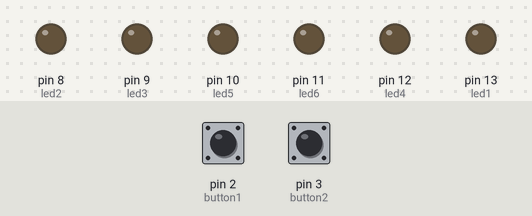
Bench run of a sketch on a simulated Arduino Uno, built with avr-gcc and run on an emulated ATmega328P. Parts: output pins drawn as LEDs (lit = HIGH). The test bench sets the inputs (shaded band); at power-on: pin 2 (button1) HIGH, pin 3 (button2) HIGH.

Above: at 1.2 s.
1.3 s: pin 2 (button1) pulled LOW for 0.15 s
At 2.2 s:
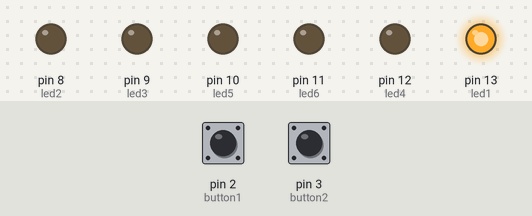
2.9 s: pin 3 (button2) pulled LOW for 0.15 s
At 3.4 s:
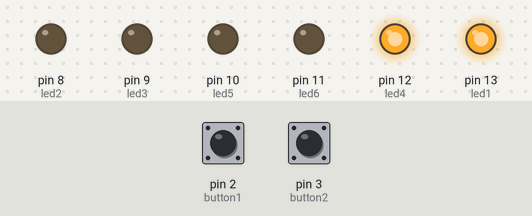
4.5 s: pin 2 (button1) pulled LOW for 1 s
At 6.4 s:
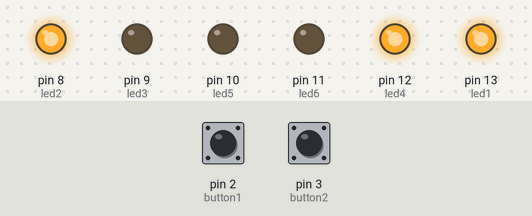
7.0 s: pin 3 (button2) pulled LOW for 1 s
At 8.3 s:
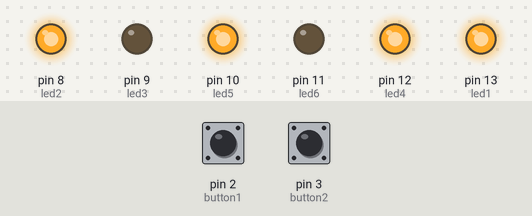
9.5 s: pin 2 (button1) pulled LOW for 0.15 s
At 10.8 s:
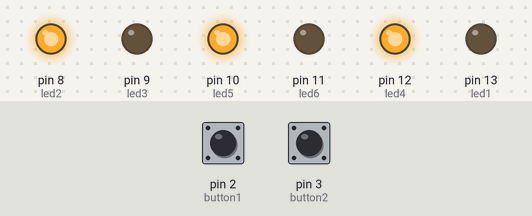
11.1 s: pin 3 (button2) pulled LOW for 0.15 s
At 12.1 s:
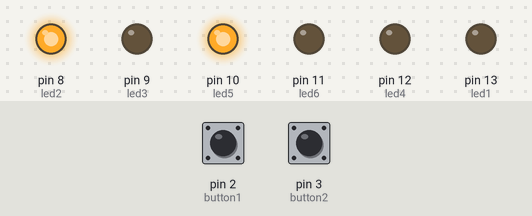
Timing chart, 0 to 13.7 s (numbered marks = the images above; inputs shaded):
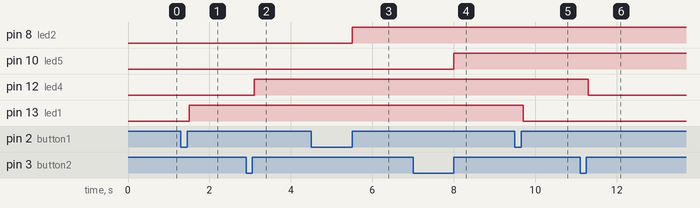

Measured:
- after the input at 1.3 s, pin 13 (led1): LOW → HIGH after 0.20 s
- after the input at 2.9 s, pin 12 (led4): LOW → HIGH after 0.20 s
- after the input at 4.5 s, pin 8 (led2): LOW → HIGH after 1.0 s
- after the input at 7.0 s, pin 10 (led5): LOW → HIGH after 1.0 s
- after the input at 9.5 s, pin 13 (led1): HIGH → LOW after 0.20 s
- after the input at 11.1 s, pin 12 (led4): HIGH → LOW after 0.20 s

The sketch:

_2_Button_Multiclick.ino
```cpp
#define button1 2
#define button2 3
#define led1 13   // this is actually led1 and relay 1
#define led2 8
#define led3 9
#define led4 12    // this is actually led2 and relay 2
#define led5 10
#define led6 11


// LED variables
boolean ledVal1 = false;    // state of LED 1
boolean ledVal2 = false;    // state of LED 2
boolean ledVal3 = false;    // state of LED 3
boolean ledVal4 = false;    // state of LED 4
boolean ledVal5 = false;    // state of LED 5
boolean ledVal6 = false;    // state of LED 6


//=================================================

void setup() {

   // Setup button input pin 1
   pinMode(button1, INPUT);
   digitalWrite(button1, HIGH );

   // Setup button input pin 2
   pinMode(button2, INPUT);
   digitalWrite(button2, HIGH );


   // Setup LED output pins
   pinMode(led1, OUTPUT);
   digitalWrite(led1, ledVal1);
   pinMode(led2, OUTPUT);
   digitalWrite(led2, ledVal2);
   pinMode(led3, OUTPUT);
   digitalWrite(led3, ledVal3);
   pinMode(led4, OUTPUT);
   digitalWrite(led4, ledVal4);
   pinMode(led5, OUTPUT);
   digitalWrite(led5, ledVal5);
   pinMode(led6, OUTPUT);
   digitalWrite(led6, ledVal6);


}

void loop() {

   // Get button event and act accordingly
   int b1 = checkButton1();
   if (b1 == 1) clickEvent1();
   // double click was b2 == 2 but its kind of whack for our purposes
   if (b1 == 3) holdEvent1();
   if (b1 == 4) longHoldEvent1();

   int b2 = checkButton2();
   if (b2 == 1) clickEvent2();
   // double click was b2 == 2 but its kind of whack for our purposes
   if (b2 == 3) holdEvent2();
   if (b2 == 4) longHoldEvent2();

}

//=================================================
// Setup button 1 events

void clickEvent1() {

  ledVal1 = !ledVal1;
  digitalWrite(led1, ledVal1);

  if (ledVal1 == HIGH)
  {
    digitalWrite(led1, HIGH);
  }
  else
  {
    digitalWrite(led1, LOW);
  }
}

void holdEvent1() {

  ledVal2 = !ledVal2;
  digitalWrite(led2, ledVal2);

  if (ledVal2 == HIGH)
  {

  }
  else
  {

  }
}

void longHoldEvent1() {

  ledVal3 = !ledVal3;
  digitalWrite(led3, ledVal3);

  if (ledVal3 == HIGH)
  {
  }
  else
  {
  }
}


//=================================================
// Setup button 2 events

void clickEvent2() {

  ledVal4 = !ledVal4;
  digitalWrite(led4, ledVal4);

  if (ledVal4 == HIGH)
  {
    digitalWrite(led4, HIGH);
  }
  else
  {
    digitalWrite(led4, LOW);
    }

}

void holdEvent2() {

  ledVal5 = !ledVal5;
  digitalWrite(led5, ledVal5);

  if (ledVal5 == HIGH)
  {
  }
  else
  {
  }
}

void longHoldEvent2() {

  ledVal6 = !ledVal6;
  digitalWrite(led6, ledVal6);

  if (ledVal6 == HIGH)
  {
  }
  else
  {
  }
}


//=================================================
//  MULTI-CLICK:  One Button, Multiple Events

// Button timing variables
int debounce = 20;          // ms debounce period to prevent flickering when pressing or releasing the button
int DCgap = 50;            // max ms between clicks for a double click event
int holdTime = 1000;        // ms hold period: how long to wait for press+hold event
int longHoldTime = 2500;    // ms long hold period: how long to wait for press+hold event

// Button1 variables
boolean buttonVal1 = HIGH;   // value read from button1
boolean buttonLast1 = HIGH;  // buffered value of the button's previous state
boolean DCwaiting1 = false;  // whether we're waiting for a double click (down)
boolean DConUp1 = false;     // whether to register a double click on next release, or whether to wait and click
boolean singleOK1 = true;    // whether it's OK to do a single click
long downTime1 = -1;         // time the button was pressed down
long upTime1 = -1;           // time the button was released
boolean ignoreUp1 = false;   // whether to ignore the button release because the click+hold was triggered
boolean waitForUp1 = false;        // when held, whether to wait for the up event
boolean holdEventPast1 = false;    // whether or not the hold event happened already
boolean longHoldEventPast1 = false;// whether or not the long hold event happened already

// Button2 variables
boolean buttonVal2 = HIGH;   // value read from button1
boolean buttonLast2 = HIGH;  // buffered value of the button's previous state
boolean DCwaiting2 = false;  // whether we're waiting for a double click (down)
boolean DConUp2 = false;     // whether to register a double click on next release, or whether to wait and click
boolean singleOK2 = true;    // whether it's OK to do a single click
long downTime2 = -1;         // time the button was pressed down
long upTime2 = -1;           // time the button was released
boolean ignoreUp2 = false;   // whether to ignore the button release because the click+hold was triggered
boolean waitForUp2 = false;        // when held, whether to wait for the up event
boolean holdEventPast2 = false;    // whether or not the hold event happened already
boolean longHoldEventPast2 = false;// whether or not the long hold event happened already

//=================================================
// Button1 Routine
int checkButton1() {
   int event1 = 0;
   buttonVal1 = digitalRead(button1);
   // Button pressed down
   if (buttonVal1 == LOW && buttonLast1 == HIGH && (millis() - upTime1) > debounce)
   {
       downTime1 = millis();
       ignoreUp1 = false;
       waitForUp1 = false;
       singleOK1 = true;
       holdEventPast1 = false;
       longHoldEventPast1 = false;
       if ((millis()-upTime1) < DCgap && DConUp1 == false && DCwaiting1 == true)  DConUp1 = true;
       else  DConUp1 = false;
       DCwaiting1 = false;
   }
   // Button released
   else if (buttonVal1 == HIGH && buttonLast1 == LOW && (millis() - downTime1) > debounce)
   {
       if (not ignoreUp1)
       {
           upTime1 = millis();
           if (DConUp1 == false) DCwaiting1 = true;
           else
           {
               event1 = 2;
               DConUp1 = false;
               DCwaiting1 = false;
               singleOK1 = false;
           }
       }
   }
   // Test for normal click event: DCgap expired
   if ( buttonVal1 == HIGH && (millis()-upTime1) >= DCgap && DCwaiting1 == true && DConUp1 == false && singleOK1 == true && event1 != 2)
   {
       event1 = 1;
       DCwaiting1 = false;
   }
   // Test for hold
   if (buttonVal1 == LOW && (millis() - downTime1) >= holdTime) {
       // Trigger "normal" hold
       if (not holdEventPast1)
       {
           event1 = 3;
           waitForUp1 = true;
           ignoreUp1 = true;
           DConUp1 = false;
           DCwaiting1 = false;
           //downTime = millis();
           holdEventPast1 = true;
       }
       // Trigger "long" hold
       if ((millis() - downTime1) >= longHoldTime)
       {
           if (not longHoldEventPast1)
           {
               event1 = 4;
               longHoldEventPast1 = true;
           }

       }
   }
   buttonLast1 = buttonVal1;
   return event1;
}

//=================================================
// Button2 Routine
int checkButton2() {
   int event2 = 0;
   buttonVal2 = digitalRead(button2);
   // Button pressed down
   if (buttonVal2 == LOW && buttonLast2 == HIGH && (millis() - upTime2) > debounce)
   {
       downTime2 = millis();
       ignoreUp2 = false;
       waitForUp2 = false;
       singleOK2 = true;
       holdEventPast2 = false;
       longHoldEventPast2 = false;
       if ((millis()-upTime2) < DCgap && DConUp2 == false && DCwaiting2 == true)  DConUp2 = true;
       else  DConUp2 = false;
       DCwaiting2 = false;
   }
   // Button released
   else if (buttonVal2 == HIGH && buttonLast2 == LOW && (millis() - downTime2) > debounce)
   {
       if (not ignoreUp2)
       {
           upTime2 = millis();
           if (DConUp2 == false) DCwaiting2 = true;
           else
           {
               event2 = 2;
               DConUp2 = false;
               DCwaiting2 = false;
               singleOK2 = false;
           }
       }
   }
   // Test for normal click event: DCgap expired
   if ( buttonVal2 == HIGH && (millis()-upTime2) >= DCgap && DCwaiting2 == true && DConUp2 == false && singleOK2 == true && event2 != 2)
   {
       event2 = 1;
       DCwaiting2 = false;
   }
   // Test for hold
   if (buttonVal2 == LOW && (millis() - downTime2) >= holdTime) {
       // Trigger "normal" hold
       if (not holdEventPast2)
       {
           event2 = 3;
           waitForUp2 = true;
           ignoreUp2 = true;
           DConUp2 = false;
           DCwaiting2 = false;
           //downTime = millis();
           holdEventPast2 = true;
       }
       // Trigger "long" hold
       if ((millis() - downTime2) >= longHoldTime)
       {
           if (not longHoldEventPast2)
           {
               event2 = 4;
               longHoldEventPast2 = true;
           }
       }
   }
   buttonLast2 = buttonVal2;
   return event2;
}
```

WaveTable.cpp
```cpp
/*
  WaveTable.cpp - Library for WaveTable lookup.
  Created by Christian Terjesen, April 28, 2018.
  For Adventure Audio LLC use only.
*/

#include "Arduino.h"
#include "WaveTable.h"

WaveTable::WaveTable()
{
}
```

Source omitted: WaveTable.h (23401 bytes)
